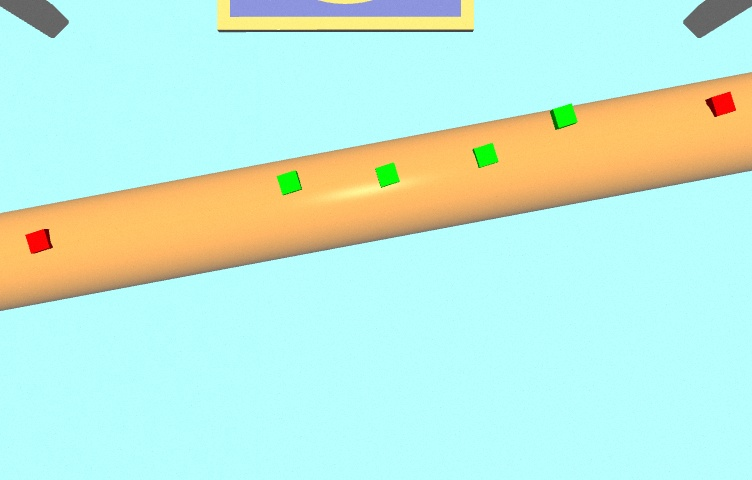
#> input picture grame0042.jpg, 752 x 480 px, found by its file name
$ python treinamento.py
#> lines starting #> are read from the running program, lines starting #| are printed output that depends on the picture; after the words box and inside, x2 and y2 are one past the last pixel; in counts of white or black regions, pixels touching at a corner belong together
import cv2 as cv
import numpy as np
from matplotlib import pyplot as plt

img = cv.imread("D:\programacao\ger\Percepcao\grame0042.jpg")
#> img is the input picture: shape (480, 752, 3); mean B, G, R 218.7, 236.1, 192.3

cv.imshow("imagem", img)
cv.waitKey(0)

hsv = cv.cvtColor(img, cv.COLOR_BGR2HSV)
#> hsv: shape (480, 752, 3); mean H, S, V 74.5, 87.2, 249

min_red = np.array([0,50,200])
max_red = np.array([10,255,255])

red_mask = cv.inRange(hsv, min_red, max_red)
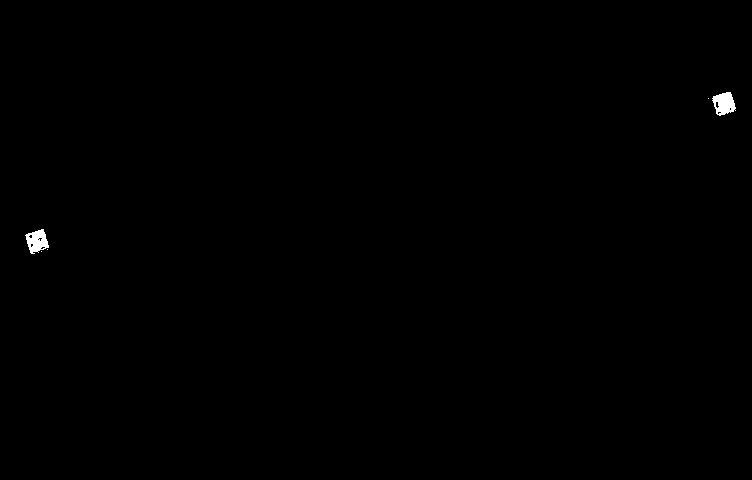
#> red_mask: shape (480, 752); 0.21% white; 5 white regions (3 under 20 px), largest, box (x1, y1, x2, y2) and area: (712, 92, 736, 116) 386, (25, 229, 49, 254) 370

min_green = np.array([55, 50, 200])
max_green = np.array([65, 255, 255])

green_mask = cv.inRange(hsv, min_green, max_green)
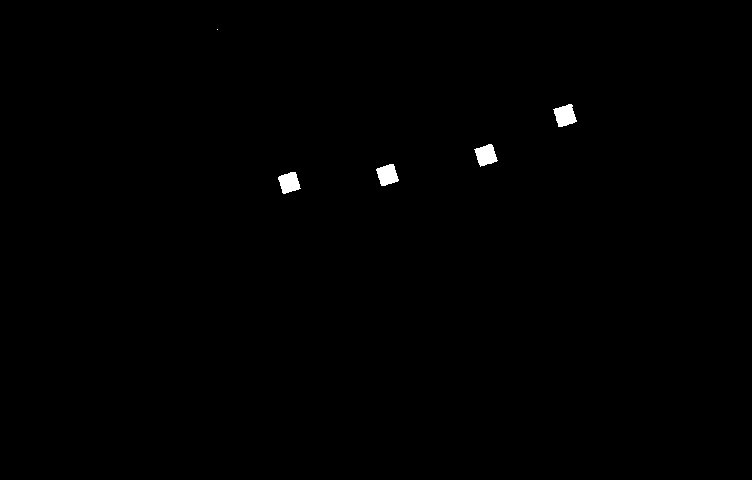
#> green_mask: shape (480, 752); 0.39% white; 5 white regions (1 under 20 px), largest, box (x1, y1, x2, y2) and area: (553, 104, 577, 127) 370, (474, 144, 498, 167) 352, (376, 164, 399, 186) 348, (278, 172, 301, 194) 346

red_img = cv.bitwise_and(img,hsv, mask= red_mask)
green_img = cv.bitwise_and(img, hsv, mask=green_mask)

kernel = np.ones((3,3),np.uint8)

red_img = cv.morphologyEx(red_img, cv.MORPH_CLOSE, kernel)
red_img = cv.morphologyEx(red_img, cv.MORPH_OPEN, kernel)
green_img = cv.morphologyEx(green_img, cv.MORPH_OPEN, kernel)

cv.imshow("red_img", red_img)
cv.waitKey(0)
cv.imshow("green_img", green_img)
cv.waitKey(0)

red_bordas = cv.Canny(red_img, 100, 200)
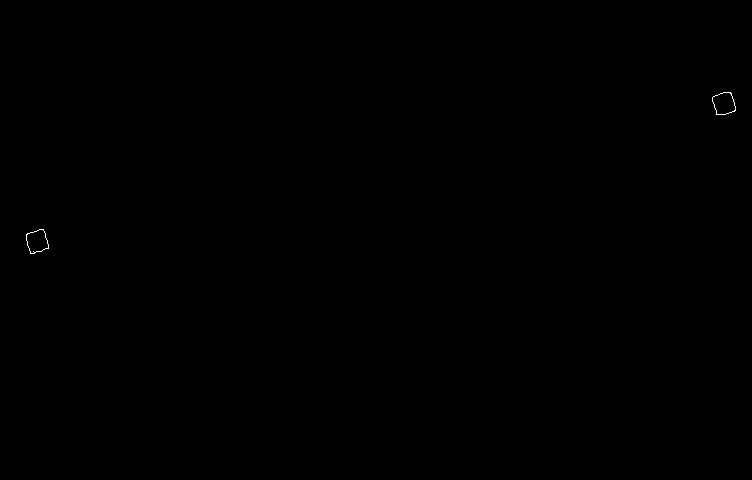
#> red_bordas: shape (480, 752); 0.04% white in thin lines or dots, all inside (x1, y1, x2, y2) = (26, 92, 736, 254)
green_bordas = cv.Canny(green_img, 300, 300)
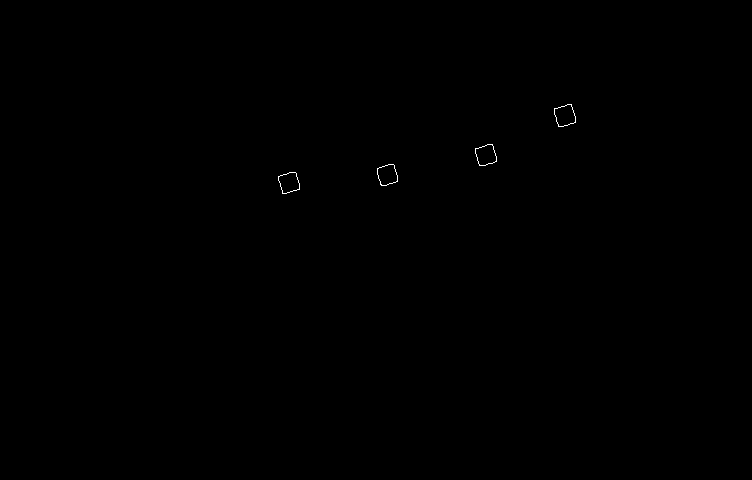
#> green_bordas: shape (480, 752); 0.08% white in thin lines or dots, all inside (x1, y1, x2, y2) = (278, 104, 576, 194)
red_quinas = cv.goodFeaturesToTrack(red_bordas, 8, 0.05, 4)
#> red_quinas = [[718, 112], [32, 251], [46, 246], [43, 229], [28, 235], [733, 109], [729, 94], [714, 97]]
red_quinas = np.int0(red_quinas)

'''lista_de_quinas = []

for ponto in red_quinas:
    x,y = ponto.ravel()
    print([x,y])
    lista_de_quinas.append([x,y])
    cv.circle(red_bordas, (x,y), 2, (255,255,255), -1)

print(len(red_contorno))'''

red_contorno, hierarquia = cv.findContours(red_bordas, cv.RETR_EXTERNAL, cv.CHAIN_APPROX_SIMPLE)
#> red_contorno = 2 contours; box (x1, y1, x2, y2) and area: (712, 92, 736, 115) 392, (26, 229, 49, 254) 386

for contorno in red_contorno:
    area = cv.contourArea(contorno)
    print(area)
    if (area >= 25):
        aprox = cv.approxPolyDP(contorno, 0.009 * cv.arcLength(contorno, True), True)
        print(len(aprox))
        if(len(aprox) > 4):
            cv.drawContours(green_bordas, [aprox], -1, (255, 255, 255), 2)
#> this loop made 2 passes
#> area on passes 1 to 2: 385.5, 392
#| 385.5
#| 16
#| 392.0
#| 9
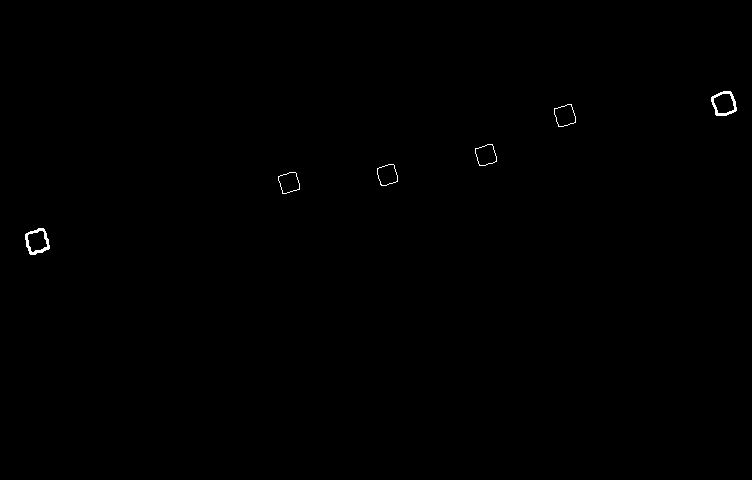
#> green_bordas: shape (480, 752); 0.2% white in thin lines or dots, all inside (x1, y1, x2, y2) = (25, 91, 737, 255)


plt.imshow(red_bordas)
plt.show()

plt.imshow(green_bordas)
plt.show()
